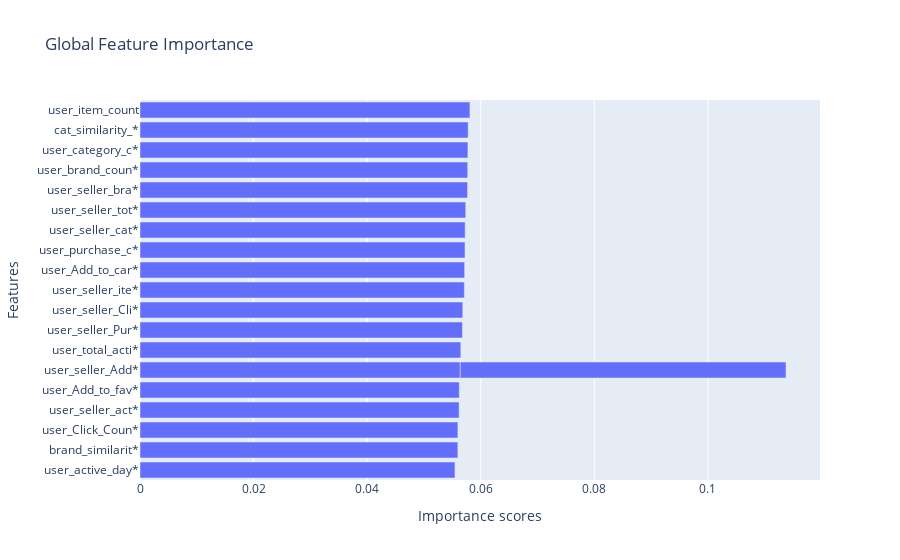

Here is the notebook cell this chart was saved with:
### Code cell
print("Mutual:")
explanations["mutual"].ipython_plot()

### Figure 1 — Plotly figure (JSON) as saved in the notebook; plotly's stock layout.template omitted (floating-point values rounded to 4 significant figures)
{"data": [{"alignmentgroup": "True", "hovertemplate": "Importance scores=%{x}<br>Features=%{y}<extra></extra>", "legendgroup": "", "marker": {"color": "#636efa", "pattern": {"shape": ""}}, "name": "", "offsetgroup": "", "orientation": "h", "showlegend": false, "textposition": "auto", "type": "bar", "x": [0.05547, 0.05598, 0.05598, 0.05619, 0.05623, 0.0564, 0.0565, 0.05678, 0.05684, 0.05712, 0.05717, 0.05723, 0.05726, 0.05736, 0.05736, 0.05768, 0.05771, 0.05775, 0.05779, 0.0581], "xaxis": "x", "y": ["user_active_day*", "brand_similarit*", "user_Click_Coun*", "user_seller_act*", "user_Add_to_fav*", "user_seller_Add*", "user_total_acti*", "user_seller_Pur*", "user_seller_Cli*", "user_seller_ite*", "user_Add_to_car*", "user_purchase_c*", "user_seller_cat*", "user_seller_tot*", "user_seller_Add*", "user_seller_bra*", "user_brand_coun*", "user_category_c*", "cat_similarity_*", "user_item_count"], "yaxis": "y"}], "layout": {"barmode": "relative", "legend": {"tracegroupgap": 0}, "title": {"text": "Global Feature Importance"}, "xaxis": {"anchor": "y", "domain": [0, 1], "title": {"text": "Importance scores"}}, "yaxis": {"anchor": "x", "domain": [0, 1], "title": {"text": "Features"}}}}
